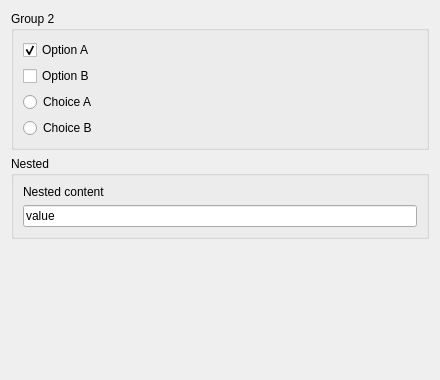
<?xml version="1.0" encoding="UTF-8"?>
<ui version="4.0"><class>Dialog</class><widget class="QDialog" name="Dialog"><property name="geometry"><rect><x>0</x><y>0</y><width>440</width><height>380</height></rect></property><property name="windowTitle"><string>Group 2</string></property><layout class="QVBoxLayout" name="verticalLayout"><property name="leftMargin"><number>11</number></property><property name="topMargin"><number>11</number></property><property name="rightMargin"><number>11</number></property><property name="bottomMargin"><number>11</number></property><property name="spacing"><number>6</number></property><item><widget class="QGroupBox" name="group"><property name="title"><string>Group 2</string></property><layout class="QVBoxLayout" name="groupLayout"><property name="leftMargin"><number>9</number></property><property name="topMargin"><number>9</number></property><property name="rightMargin"><number>9</number></property><property name="bottomMargin"><number>9</number></property><property name="spacing"><number>6</number></property><item><widget class="QCheckBox" name="check_1"><property name="text"><string>Option A</string></property><property name="checked"><bool>true</bool></property></widget></item><item><widget class="QCheckBox" name="check_2"><property name="text"><string>Option B</string></property><property name="checked"><bool>false</bool></property></widget></item><item><widget class="QRadioButton" name="radio_1"><property name="text"><string>Choice A</string></property><property name="checked"><bool>false</bool></property></widget></item><item><widget class="QRadioButton" name="radio_2"><property name="text"><string>Choice B</string></property><property name="checked"><bool>false</bool></property></widget></item></layout></widget></item><item><widget class="QGroupBox" name="group_2"><property name="title"><string>Nested</string></property><layout class="QVBoxLayout" name="group_2Layout"><property name="leftMargin"><number>9</number></property><property name="topMargin"><number>9</number></property><property name="rightMargin"><number>9</number></property><property name="bottomMargin"><number>9</number></property><property name="spacing"><number>6</number></property><item><widget class="QLabel" name="inside"><property name="text"><string>Nested content</string></property></widget></item><item><widget class="QLineEdit" name="inside_edit"><property name="text"><string>value</string></property></widget></item></layout></widget></item><item><spacer name="verticalSpacer"><property name="orientation"><enum>Qt::Orientation::Vertical</enum></property><property name="sizeHint" stdset="0"><size><width>40</width><height>20</height></size></property></spacer></item></layout></widget></ui>
